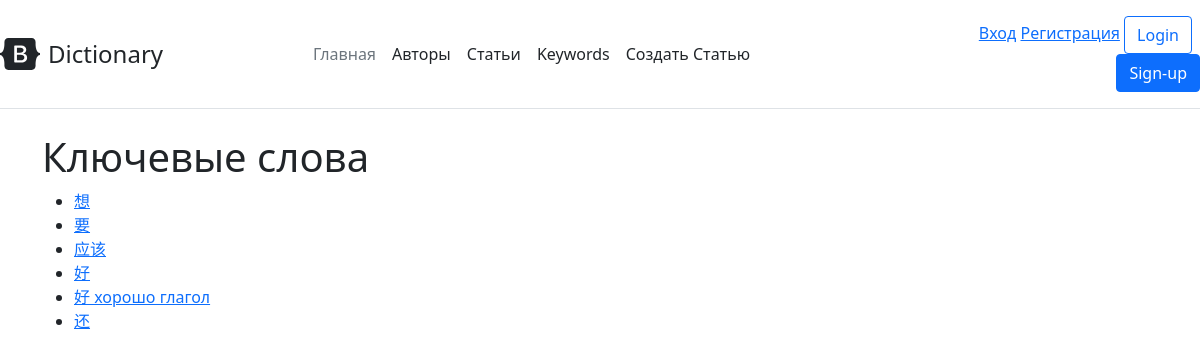
The page /keywords/ on the database its author committed.
### dictionary/models.py (models this page shows, shortened)
class Keyword(models.Model):
    name = models.CharField("Ключевое слово", max_length=100)
    hsk = models.ForeignKey(Hsk, related_name="hsk_level", on_delete=models.CharField)
    description = models.TextField("Описание", max_length=500, blank=True, null=True)
    def get_absolute_url(self):
        return reverse('keyword_detail', kwargs={"slug": self.name})
    class Meta:
        verbose_name = "Ключевое слово"
        verbose_name_plural = "Ключевые слова"

### dictionary/views.py (the view)
# urls.py: path('keywords/', KeywordsView.as_view(), name="keywords"),
class KeywordsView(ListView):
    model = Keyword

### dictionary/templates/dictionary/keyword_list.html (shortened to what this page needs)
{% extends "dictionary/base.html" %}
{% block content %}
<h1>Ключевые слова</h1>
<ul>
    {% for keyword in object_list %}
    <li>
        <a href="{{ keyword.get_absolute_url }}">{{ keyword.name }}</a>
    </li>
    {% endfor %}
</ul>
{% endblock %}

### rows shown on the page
Keyword: name "想"
Keyword: name "要"
Keyword: name "应该"
Keyword: name "好"
Keyword: name "好 хорошо глагол"
Keyword: name "还"
